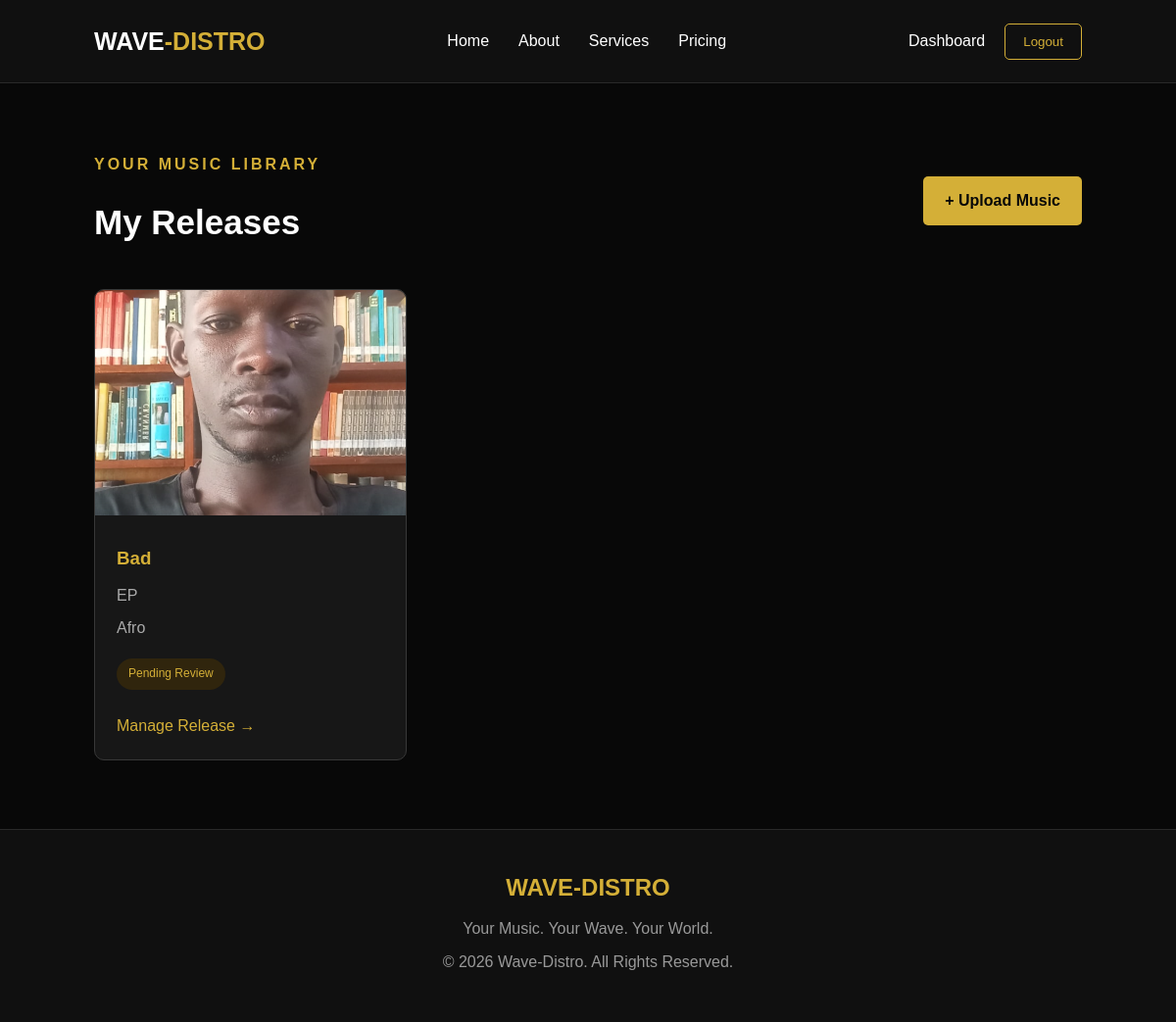
The app's page /music/releases/ (signed in) with its own data.
### music/models.py (models this page shows, shortened)
class Release(models.Model):
    RELEASE_TYPES = [
        ('Single', 'Single'),
        ('EP', 'EP'),
        ('Album', 'Album'),
    ]
    STATUS_CHOICES = [
        ('Draft', 'Draft'),
        ('Pending Review', 'Pending Review'),
        ('Approved', 'Approved'),
        ('Rejected', 'Rejected'),
    ]
    artist = models.ForeignKey(
        'accounts.ArtistProfile',
        on_delete=models.CASCADE,
        related_name='releases'
    )
    title = models.CharField(max_length=200)
    release_type = models.CharField(
        max_length=20,
        choices=RELEASE_TYPES
    )
    genre = models.CharField(max_length=100)
    release_date = models.DateField()
    artwork = models.FileField(
        upload_to='artwork/',
        validators=[
            FileExtensionValidator(
                allowed_extensions=['jpg', 'jpeg', 'png']
            ),
            validate_artwork_size
        ]
    )
    status = models.CharField(
        max_length=30,
        choices=STATUS_CHOICES,
        default='Draft'
    )
    created_at = models.DateTimeField(auto_now_add=True)

### music/views.py (the view)
@login_required
def release_list(request):
    releases = Release.objects.filter(
        artist=request.user.artist_profile
    ).order_by('-created_at')
    return render(
        request,
        'music/release_list.html',
        {'releases': releases}
    )

### templates/music/release_list.html (shortened to what this page needs)
{% extends 'base.html' %}
{% block content %}
<section class="music-section">
    <div class="music-heading">
        <div>
            <p class="gold-text">YOUR MUSIC LIBRARY</p>
            <h1>My Releases</h1>
        </div>
        <a href="{% url 'upload_release' %}" class="primary-btn">
            + Upload Music
        </a>
    </div>
    {% if releases %}
        <div class="release-grid">
            {% for release in releases %}
                <div class="release-card">
                    {% if release.artwork %}
                        <img
                            src="{{ release.artwork.url }}"
                            alt="{{ release.title }}"
                        >
                    {% endif %}
                    <div class="release-info">
                        <h3>{{ release.title }}</h3>
                        <p>{{ release.release_type }}</p>
                        <p>{{ release.genre }}</p>
                        <span class="release-status">
                            {{ release.status }}
                        </span>
                        <a href="{% url 'release_detail' release.pk %}">
                            Manage Release →
                        </a>
                    </div>
                </div>
            {% endfor %}
        </div>
    {% endif %}
</section>
{% endblock %}

### static/css/style.css (style rules this page uses)
* { margin: 0; padding: 0; box-sizing: border-box; }
html { scroll-behavior: smooth; }
body { background: #080808; color: #ffffff; font-family: Arial, sans-serif; line-height: 1.6; }
:root { --gold: #d4af37; --black: #080808; --dark: #141414; --white: #ffffff; }
.signup-btn, .primary-btn { background: var(--gold); color: #080808; padding: 12px 22px; border-radius: 5px; text-decoration: none; font-weight: bold; transition: 0.3s; }
.gold-text { color: var(--gold); font-weight: bold; letter-spacing: 3px; margin-bottom: 18px; }
.music-section { min-height: 650px; padding: 70px 8%; }
.music-heading { display: flex; justify-content: space-between; align-items: center; gap: 20px; margin-bottom: 40px; }
.music-heading h1, .music-form-card h1 { font-size: 35px; }
.release-grid { display: grid; grid-template-columns: repeat(3, 1fr); gap: 25px; }
.release-card { background: #171717; border: 1px solid #383838; border-radius: 10px; overflow: hidden; transition: 0.3s; }
.release-card img { width: 100%; height: 230px; object-fit: cover; }
.release-info { padding: 22px; }
.release-info h3 { color: var(--gold); margin-bottom: 10px; }
.release-info p { color: #aaaaaa; margin-bottom: 7px; }
.release-status { display: inline-block; background: #30250d; color: var(--gold); padding: 6px 12px; border-radius: 20px; font-size: 12px; margin: 12px 0; }
.release-info a { display: block; color: var(--gold); text-decoration: none; margin-top: 12px; }

### records on screen
Release: artwork (picture), title "Bad", release_type "EP", genre "Afro", status "Pending Review"
